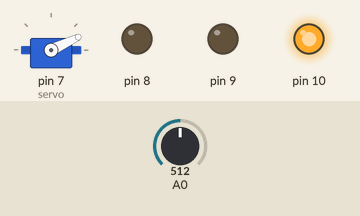
This sketch was run on a simulated Arduino Uno, built with avr-gcc and run on an emulated ATmega328P. On the bench: servo, output pins drawn as LEDs (lit = HIGH). Inputs (shaded band) come from the test bench; at power-on: A0 = 512. What the sketch prints to the serial monitor is not drawn.

Above: at 0.2 s.
Timing chart, 0 to 1.7 s (numbered marks = the images above):
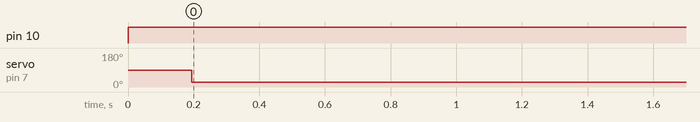

The sketch:

RCcarArduino.ino
```cpp
//https://www.tinkercad.com/things/8ReFUU2MswP
//Potentiometer is replaced with a sound detector.
//https://www.sparkfun.com/products/12642 Connect envelope to A0.

#include <Servo.h>

Servo servo;
bool crossthreshold;
int count;
int threshold = 50;     //Threshold for audio peak.
int audiolength = 50;   //Lenght of audio peak (ms).

void setup(){
  Serial.begin(9600);
  pinMode(A0, INPUT);
  pinMode(7, OUTPUT);
  pinMode(8, OUTPUT);
  pinMode(9, OUTPUT);
  pinMode(10, OUTPUT);
  servo.attach(7);
}

void loop(){
  digitalWrite(10, HIGH);   //Enables H-bridge
  count = 0;
  if (detectclap()){
    count++;
    for (int i = 0; i < 1000; i++){
      delay(1);
      if (detectclap()){
        count++;
        i = 0;
      }
    }
    Serial.print(" Count: ");
    Serial.print(count);
  }
  if (count < 2){   //Car doesn't move until 2 claps are detcted.
    still();        //Other audio peaks were often confused for a clap.
  }
  else if (count == 2){
    forward();
    delay(5000);
  }
  else if (count == 3){
    circle();
    delay(10000);
  }
}

//Detects claps, returns boolean.
bool detectclap(){
  int audio = analogRead(A0);
  int data[audiolength];
  if (audio < threshold){
    crossthreshold = true;
  }
  else if (audio > threshold){
    for (int i = 0; i < audiolength; i++){
      data[i] = analogRead(A0);
      Serial.println(data[i]);
      delay(1);
    }
    if (analyzedata(data) && crossthreshold){
      return true;
    }
    else {
      crossthreshold = false;
    }
  }
  return false;
}

//Analyzes audiodata for function detectclap, returns boolean.
bool analyzedata(int audiodata[]){
  for (int i = 0; i < audiolength; i++){
    if (audiodata[i] * 5 < audiodata[1]){
      return true;
    }
  }
  return false;
}

//Functions below control the motor and the servo.
//They are called depending on how many claps were detected.
//Still is the default state in which the car doesn't move.
//Servo.write(25) is straight. 0 and 50 are max values for the servo.
//digitalWrite(9, HIGH); digitalWrite(8, LOW); car goes forward.
//digitalWrite(8, HIGH); digitalWrite(9, LOW); car goes backwards.

void still(){
  digitalWrite(9, LOW);
  digitalWrite(8, LOW);
  servo.write(25);
}

void forward(){
  digitalWrite(9, HIGH);
  digitalWrite(8, LOW);
  servo.write(25);
}

void circle(){
  digitalWrite(9, HIGH);
  digitalWrite(8, LOW);
  servo.write(0);
}
```

Measured:
- by itself, pin 10: LOW → HIGH at 0.00 s
- by itself, servo on pin 7 (servo): 90° → 25° at 0.19 s
